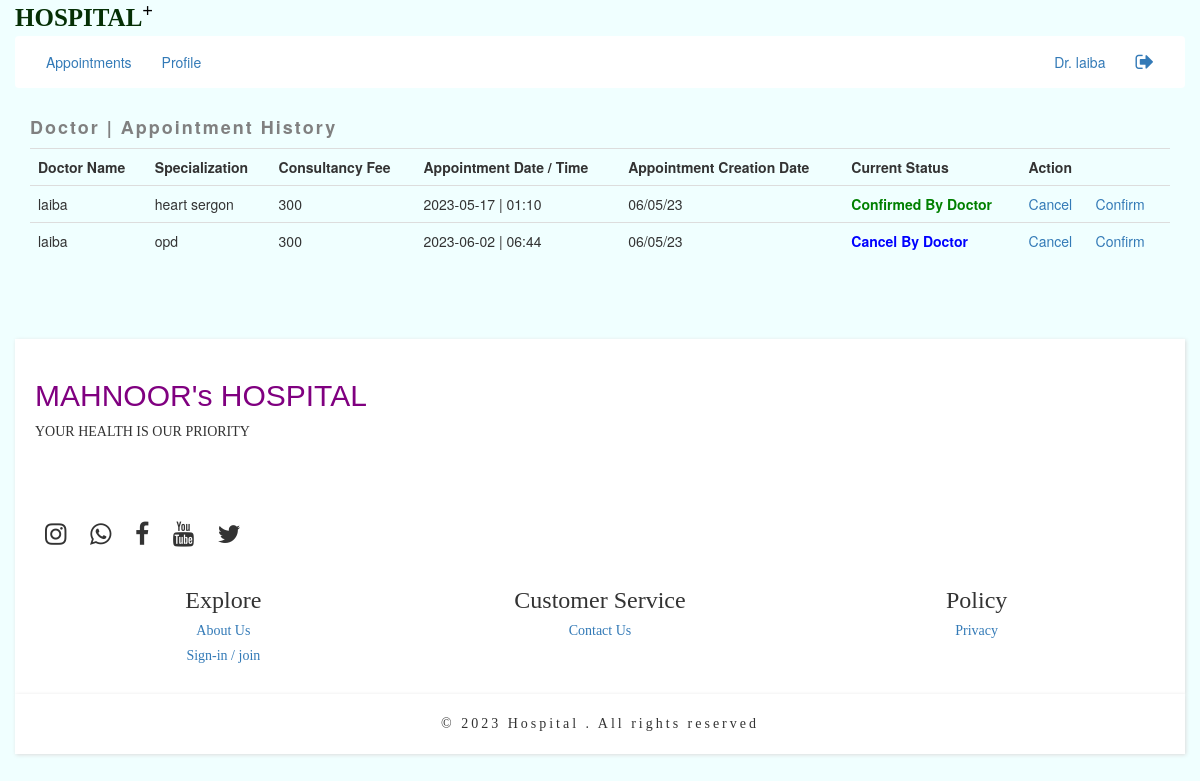
The page /doctordash.php (signed in) on the database its author committed.
### tables this page shows
CREATE TABLE `appointment` (
  `id` int(11) NOT NULL,
  `specialization` varchar(50) NOT NULL,
  `location` varchar(20) NOT NULL,
  `doctor` varchar(50) NOT NULL,
  `fee` varchar(5) NOT NULL,
  `date` varchar(20) NOT NULL,
  `time` varchar(20) NOT NULL,
  `cdate` varchar(20) NOT NULL,
  `currentstatus` varchar(30) NOT NULL,
  `username` varchar(50) NOT NULL,
  `patientname` varchar(50) NOT NULL,
  `action` varchar(10) NOT NULL
);

### doctordash.php (the view, shortened to what this page needs)
<?php  include("doctorheader.php")   ?>
<div class="col col-lg-12">
<h4 style="color:grey;font-weight:800;letter-spacing:2px">Doctor | Appointment History </h4>
<table class="table">
      <tr><th>Doctor Name</th> <th>Specialization</th> <th>Consultancy Fee </th> <th> Appointment Date / Time </th>
      <th>Appointment Creation Date </th> <th>Current Status </th>  <th>Action</th></tr>
      <?php
     include("connection.php");
     $u=$_SESSION['user'];
     $sql="SELECT * FROM appointment WHERE doctor='$u' ";
     $result=mysqli_query($conn,$sql);
     if(mysqli_num_rows($result)>0){
     while($row=mysqli_fetch_assoc($result)){
?>
<tr><td><?php   echo $row['doctor']  ?></td> <td><?php   echo $row['specialization']  ?></td> <td><?php   echo $row['fee']  ?></td>
<td>  <?php   echo $row['date']." | ".$row['time']  ?> </td><td> <?php   echo $row['cdate']  ?> </td>
<?php if($row['currentstatus']=='Confirmed By Doctor'){ ?>
<td style="color:green;font-weight:700">  <?php   echo $row['currentstatus']  ?> </td>
<?php } ?>
<?php if($row['currentstatus']=='Cancel By Doctor'){ ?>
<td style="color:blue;font-weight:700">  <?php   echo $row['currentstatus']  ?> </td>
<?php } ?>
<td>
<?php if($row['currentstatus']!='Cancel By Patient'){ ?>
 <a href="cancelappointmentdoctor.php?x=<?php  echo $row['id'] ?>">Cancel</a>
 <a href="confirmeddoctor.php?x=<?php  echo $row['id'] ?>">Confirm</a>
 <?php }
 else{
        echo $row['action'];
 }
   ?>
</td>
</tr>
<?php
     }
     }
?>
    </table>
</div>
<?php  include("footer.php")   ?>

### rows shown on the page
appointment: doctor "laiba", specialization "heart sergon", fee "300", date "2023-05-17", time "01:10", cdate "06/05/23", currentstatus "Confirmed By Doctor"
appointment: doctor "laiba", specialization "opd", fee "300", date "2023-06-02", time "06:44", cdate "06/05/23", currentstatus "Cancel By Doctor"

### other values the page prints
$_SESSION['user'] "laiba"
